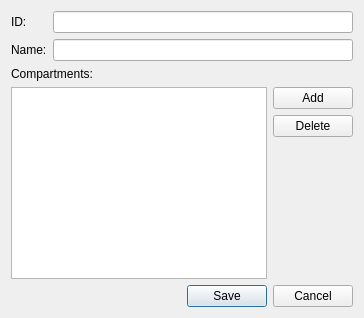
<?xml version="1.0" encoding="UTF-8"?>
<ui version="4.0">
 <class>EditModelDialog</class>
 <widget class="QDialog" name="EditModelDialog">
  <property name="geometry">
   <rect>
    <x>0</x>
    <y>0</y>
    <width>359</width>
    <height>314</height>
   </rect>
  </property>
  <property name="windowTitle">
   <string>Edit Model</string>
  </property>
  <layout class="QVBoxLayout" name="verticalLayout_2">
   <item>
    <layout class="QGridLayout" name="gridLayout">
     <item row="0" column="0">
      <widget class="QLabel" name="IdLabel">
       <property name="text">
        <string>ID:</string>
       </property>
      </widget>
     </item>
     <item row="0" column="1">
      <widget class="QLineEdit" name="modelIdInput"/>
     </item>
     <item row="1" column="0">
      <widget class="QLabel" name="NameLabel">
       <property name="text">
        <string>Name:</string>
       </property>
      </widget>
     </item>
     <item row="1" column="1">
      <widget class="QLineEdit" name="modelNameInput"/>
     </item>
    </layout>
   </item>
   <item>
    <widget class="QLabel" name="compartmentLabel">
     <property name="text">
      <string>Compartments:</string>
     </property>
    </widget>
   </item>
   <item>
    <layout class="QHBoxLayout" name="horizontalLayout">
     <item>
      <widget class="ElementTableView" name="compartmentTableView">
       <property name="sizePolicy">
        <sizepolicy hsizetype="Minimum" vsizetype="Minimum">
         <horstretch>0</horstretch>
         <verstretch>0</verstretch>
        </sizepolicy>
       </property>
       <property name="editTriggers">
        <set>QAbstractItemView::DoubleClicked</set>
       </property>
       <attribute name="horizontalHeaderStretchLastSection">
        <bool>true</bool>
       </attribute>
       <attribute name="verticalHeaderVisible">
        <bool>false</bool>
       </attribute>
      </widget>
     </item>
     <item>
      <layout class="QVBoxLayout" name="verticalLayout">
       <item>
        <widget class="QPushButton" name="addCompartmentButton">
         <property name="text">
          <string>Add</string>
         </property>
        </widget>
       </item>
       <item>
        <widget class="QPushButton" name="deleteCompartmentButton">
         <property name="text">
          <string>Delete</string>
         </property>
        </widget>
       </item>
       <item>
        <spacer name="verticalSpacer">
         <property name="orientation">
          <enum>Qt::Vertical</enum>
         </property>
         <property name="sizeHint" stdset="0">
          <size>
           <width>20</width>
           <height>40</height>
          </size>
         </property>
        </spacer>
       </item>
      </layout>
     </item>
    </layout>
   </item>
   <item>
    <widget class="QDialogButtonBox" name="buttonBox">
     <property name="orientation">
      <enum>Qt::Horizontal</enum>
     </property>
     <property name="standardButtons">
      <set>QDialogButtonBox::Cancel|QDialogButtonBox::Save</set>
     </property>
    </widget>
   </item>
  </layout>
 </widget>
 <customwidgets>
  <customwidget>
   <class>ElementTableView</class>
   <extends>QTableView</extends>
   <header>GEMEditor.widgets.views</header>
  </customwidget>
 </customwidgets>
 <resources/>
 <connections>
  <connection>
   <sender>buttonBox</sender>
   <signal>accepted()</signal>
   <receiver>EditModelDialog</receiver>
   <slot>accept()</slot>
   <hints>
    <hint type="sourcelabel">
     <x>257</x>
     <y>304</y>
    </hint>
    <hint type="destinationlabel">
     <x>157</x>
     <y>274</y>
    </hint>
   </hints>
  </connection>
  <connection>
   <sender>buttonBox</sender>
   <signal>rejected()</signal>
   <receiver>EditModelDialog</receiver>
   <slot>reject()</slot>
   <hints>
    <hint type="sourcelabel">
     <x>325</x>
     <y>304</y>
    </hint>
    <hint type="destinationlabel">
     <x>286</x>
     <y>274</y>
    </hint>
   </hints>
  </connection>
  <connection>
   <sender>modelIdInput</sender>
   <signal>textChanged(QString)</signal>
   <receiver>EditModelDialog</receiver>
   <slot>activateButton()</slot>
   <hints>
    <hint type="sourcelabel">
     <x>202</x>
     <y>25</y>
    </hint>
    <hint type="destinationlabel">
     <x>371</x>
     <y>65</y>
    </hint>
   </hints>
  </connection>
  <connection>
   <sender>modelNameInput</sender>
   <signal>textChanged(QString)</signal>
   <receiver>EditModelDialog</receiver>
   <slot>activateButton()</slot>
   <hints>
    <hint type="sourcelabel">
     <x>178</x>
     <y>45</y>
    </hint>
    <hint type="destinationlabel">
     <x>385</x>
     <y>75</y>
    </hint>
   </hints>
  </connection>
  <connection>
   <sender>addCompartmentButton</sender>
   <signal>clicked()</signal>
   <receiver>EditModelDialog</receiver>
   <slot>add_compartment()</slot>
   <hints>
    <hint type="sourcelabel">
     <x>330</x>
     <y>95</y>
    </hint>
    <hint type="destinationlabel">
     <x>380</x>
     <y>178</y>
    </hint>
   </hints>
  </connection>
  <connection>
   <sender>deleteCompartmentButton</sender>
   <signal>clicked()</signal>
   <receiver>EditModelDialog</receiver>
   <slot>delete_compartment()</slot>
   <hints>
    <hint type="sourcelabel">
     <x>312</x>
     <y>128</y>
    </hint>
    <hint type="destinationlabel">
     <x>378</x>
     <y>228</y>
    </hint>
   </hints>
  </connection>
  <connection>
   <sender>EditModelDialog</sender>
   <signal>accepted()</signal>
   <receiver>EditModelDialog</receiver>
   <slot>save_changes()</slot>
   <hints>
    <hint type="sourcelabel">
     <x>179</x>
     <y>156</y>
    </hint>
    <hint type="destinationlabel">
     <x>179</x>
     <y>156</y>
    </hint>
   </hints>
  </connection>
 </connections>
 <slots>
  <slot>activateButton()</slot>
  <slot>add_compartment()</slot>
  <slot>delete_compartment()</slot>
  <slot>save_changes()</slot>
 </slots>
</ui>
